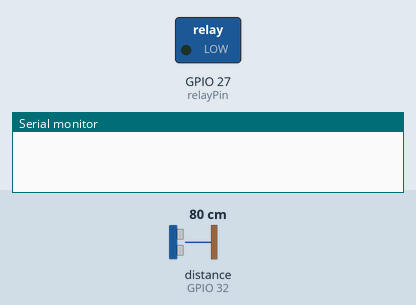
Simulated run of this sketch. Board: ESP32. Shown: switched loads named in the sketch (green lamp = pin HIGH), the last lines printed to the serial monitor. Wiring (inferred from the names in the program): ultrasonic range finder: trigger GPIO 25; echo GPIO 32. The inputs (shaded band) are chosen by the test bench; at power-on: distance to the obstacle (sensor on GPIO 32) 80 cm. The echo pulse lasts 58.3 µs per cm; WiFi joins after 1.5 s; servers stay silent unless stated; pins used as bus, display or sensor lines are not drawn.

Above: at 0.1 s.
At 4.1 s:
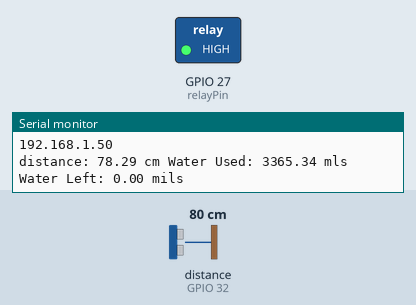
Timing chart, 0 to 5.6 s (numbered marks = the images above):
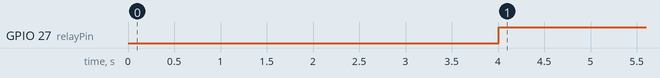

The sketch:

WATERNODE.ino
```cpp
#include <WiFi.h>
//#include <ESP8266HTTPClient.h>
#include <HTTPClient.h>
#include "DHT.h"

const char* ssid     = "Khasamoh"; // Change this to your WiFi SSID
const char* password = "Khasamoh12354+"; // Change this to your WiFi password
const char* device_id = "WATERING001";
char* w_sensor_id = "WATERLEVEL00101";

#define TRIG_PIN 25 // ESP32 pin GPIO23 connected to Ultrasonic Sensor's TRIG pin
#define ECHO_PIN 32 // ESP32 pin GPIO22 connected to Ultrasonic Sensor's ECHO pin
int relayPin=27;
int powerPin= 26;
#define REPORTING_PERIOD_MS     5000
#define WREPORTING_PERIOD_MS    20000

uint32_t lastReportTime = 0;
uint32_t wlastReportTime = 0;

float duration_us, distance_cm;
float tank_radius_cm=3.7;
float tank_volume_cm3 = 290;
float water_remain=0;
float out_distance=0;
int state = 0;

void setup() {
  Serial.begin (115200);
  pinMode(TRIG_PIN, OUTPUT);
  pinMode(ECHO_PIN, INPUT);
  pinMode(relayPin,OUTPUT);
  pinMode(powerPin,OUTPUT);
  digitalWrite(powerPin, HIGH);
  connectWifi();
  delay(2000);


}

float DecimalRound(float input, int decimal){
  float scale  = pow(10, decimal);
  return round(input*scale)/scale;
}
void readWaterRemain(){
  digitalWrite(TRIG_PIN, HIGH);
  delayMicroseconds(10);
  digitalWrite(TRIG_PIN, LOW);
  duration_us = pulseIn(ECHO_PIN, HIGH);
  distance_cm = 0.017 * duration_us-1;
  out_distance =distance_cm;

  Serial.print("distance: ");
  Serial.print(distance_cm);


  Serial.print(" cm ");
  float volume = 3.14 * tank_radius_cm * tank_radius_cm * distance_cm;
  Serial.print("Water Used: ");
  Serial.print(volume);
  Serial.println(" mls");

  float remain= tank_volume_cm3 - DecimalRound(volume, 3);


  if(remain<0 or remain>290){
      //Serial.print("Invalid Reading: ");
      //water_remain = -1;
  }else{
    water_remain = remain;
      //float randomValue = random(20, 30);
  if ((millis() - wlastReportTime > WREPORTING_PERIOD_MS))
    {
        sendDataToWaziCloud(w_sensor_id,water_remain);
        wlastReportTime = millis();

      state = 0;
    }

  }
}

void loop() {
  readWaterRemain();
  Serial.print("Water Left: ");
  Serial.print(water_remain);
  Serial.println(" mils");
//   if(water_remain<70 && water_remain >0 && state==0){
//       digitalWrite(relayPin,HIGH);
//       state = 1;
//       lastReportTime = millis();
//   }
// if ((millis() - lastReportTime > REPORTING_PERIOD_MS) && state==1)
//     {
//       digitalWrite(relayPin,LOW);
//       state = 0;
//     }

  if(out_distance>14.00){
      digitalWrite(relayPin,HIGH);
  }else if(out_distance<7.00){
      digitalWrite(relayPin,LOW);
  }
if ((millis() - lastReportTime > REPORTING_PERIOD_MS) && state==1)
    {
      digitalWrite(relayPin,LOW);
      state = 0;
    }

  delay(1000);

}
void connectWifi(){
  WiFi.begin(ssid, password); //Initiate the wifi connection here with the credentials earlier preset

  while (WiFi.status() != WL_CONNECTED) {
    delay(1000);
    Serial.print("Connecting to WiFi...: ");
    Serial.println(ssid);
  }

  Serial.println("Connected to WiFi");
  Serial.println("IP address: ");
  Serial.println(WiFi.localIP());
  return;
}

void sendDataToWaziCloud(char* sensor_id, float value) {

  // We cancel the send process if our board is not yet connectedd to the internet, and try reconnecting to wifi again.
  if (WiFi.status() != WL_CONNECTED) {
    Serial.println("WiFi not connected.");
    connectWifi();
    return;
  }
  Serial.println("Sending Data ....");
  HTTPClient http;

  // Initialize the API endpoint to send data. This endpoint is responsible for receiving the data we send
  String endpoint = "https://api.waziup.io/api/v2/devices/" + String(device_id) + "/sensors/" + String(sensor_id) + "/value";
 // String hum_endpoint = "https://api.waziup.io/api/v2/devices/" + String(device_id) + "/sensors/" + String(sensor_id) + "/value";
  //http.begin(temp_endpoint);
  http.begin(endpoint);

  // Header content for the data to send
  http.addHeader("Content-Type", "application/json;charset=utf-8");
  http.addHeader("accept", "application/json;charset=utf-8");

  // Data to send
  String data = "{ \"value\": " + String(value) + " }";

  int httpResponseCode = http.POST(data);

  if (httpResponseCode > 0) {
    String response = http.getString();
    Serial.println("HTTP Response code: " + String(httpResponseCode));
    Serial.println("Response: " + response);
  } else {
    Serial.print("Error code: ");
    Serial.println(httpResponseCode);
  }

  http.end();
}
```

Measured:
- by itself, GPIO 27 (relayPin): LOW → HIGH at 4.0 s
